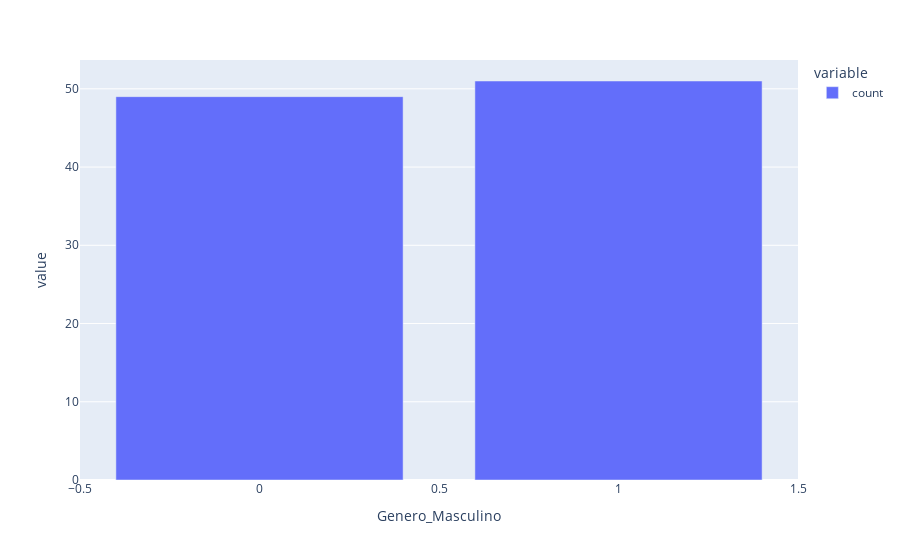

This figure's notebook cell:
### Markdown cell above
# Análise Exploratória - Qualitativas

### Code cell
# Análise Univariada - Genero
px.bar(round(df_obesidade.value_counts('Genero_Masculino') / len(df_obesidade) * 100))

### Figure 1 — Plotly figure (JSON) as saved in the notebook; plotly's stock layout.template omitted (floating-point values rounded to 4 significant figures)
{"data": [{"alignmentgroup": "True", "hovertemplate": "variable=count<br>Genero_Masculino=%{x}<br>value=%{y}<extra></extra>", "legendgroup": "count", "marker": {"color": "#636efa", "pattern": {"shape": ""}}, "name": "count", "offsetgroup": "count", "orientation": "v", "showlegend": true, "textposition": "auto", "type": "bar", "x": [1, 0], "xaxis": "x", "y": [51, 49], "yaxis": "y"}], "layout": {"barmode": "relative", "legend": {"title": {"text": "variable"}, "tracegroupgap": 0}, "margin": {"t": 60}, "xaxis": {"anchor": "y", "domain": [0, 1], "title": {"text": "Genero_Masculino"}}, "yaxis": {"anchor": "x", "domain": [0, 1], "title": {"text": "value"}}}}
